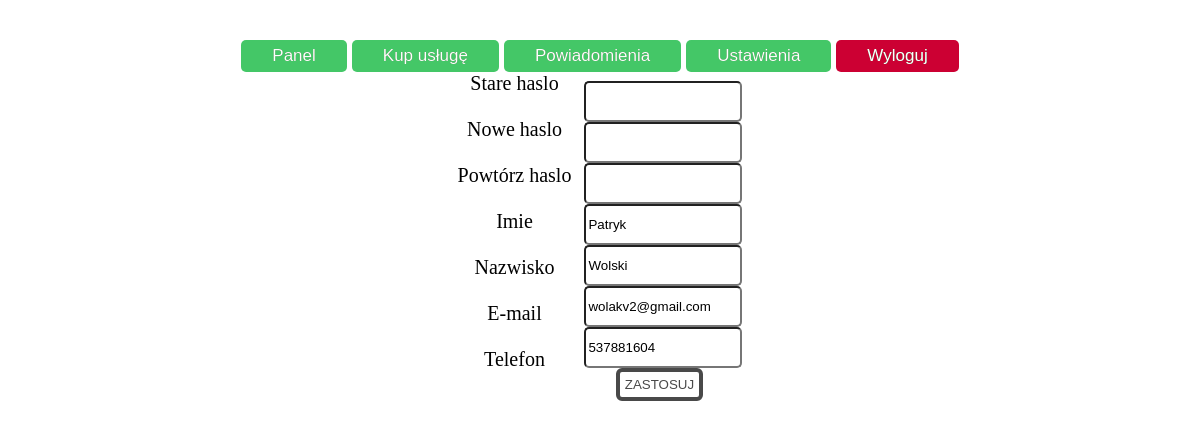
/app/changePersonalData.php (signed in), run on the app's committed database.
### tables this page shows
CREATE TABLE `uzytkownicy` (
  `id_uzytkownika` int(11) NOT NULL,
  `login` varchar(16) NOT NULL,
  `haslo` varchar(16) NOT NULL,
  `imie` varchar(20) NOT NULL,
  `nazwisko` varchar(25) NOT NULL,
  `email` varchar(25) NOT NULL,
  `telefon` int(15) DEFAULT NULL,
  `data_dolaczenia` date NOT NULL,
  `id_rodzaju` int(11) DEFAULT '3'
);

### lib/lib.php (called while the page is built)
<?php
function hsc($html) {
	return htmlspecialchars($html, ENT_QUOTES | ENT_SUBSTITUTE, "UTF-8");
}
?>

### app/changePersonalData.php (the view, shortened to what this page needs)
<?php
require "templates/head.php";
?>
<div class="main">
    <?php
    try {
        require "../config.php";
        require "../lib/lib.php";
        $connect = new PDO($servername, $username, $password, $options);
        $sql = "SELECT * FROM uzytkownicy WHERE id_uzytkownika = :id_uzytkownika";
        $statement = $connect->prepare($sql);
        $statement->bindParam(':id_uzytkownika', $_SESSION['id_uzytkownika'], PDO::PARAM_STR);
        $statement->execute();
        $result = $statement->fetchAll();
    } catch (PDOException $error) {
        echo $sql . "<br>" . $error->getMessage();
    }
    ?>
        <div class="col-container">
            <div class="napisy">
                <div>Stare haslo</div></br>
                <div>Nowe haslo</div></br>
                <div>Powtórz haslo</div></br>
                <div>Imie</div></br>
                <div>Nazwisko</div></br>
                <div>E-mail</div></br>
                <div>Telefon</div></br>
            </div>
            <div class="inputy">
                <?php
                foreach ($result as $row) {
                    ?>
                    <form method="POST">
                        <input type="password" name="haslo" id="haslo"></br>
                        <input type="password" name="haslo1" id="haslo1"></br>
                        <input type="password" name="haslo2" id="haslo2"></br>
                        <input type="text" name="imie" id="imie" value="<?php echo hsc($row["imie"]); ?>"></br>
                        <input type="text" name="nazwisko" id="nazwisko" value="<?php echo hsc($row["nazwisko"]); ?>"></br>
                        <input type="text" name="email" id="email" value="<?php echo hsc($row["email"]); ?>"></br>
                        <input type="text" name="telefon" id="telefon" value="<?php echo hsc($row["telefon"]); ?>"></br>
                        <input type="submit" name="submit" value="Zastosuj">
                    </form>
                <?php } ?>
            </div>
        </div>
</div>
<?php require "templates/tail.php"; ?>

### app/css/style.css (style rules this page uses)
body { font-family: 'Times New Roman', Times, serif; font-size: 20px; width: 90%; height: 90%; position: absolute; top: 0; bottom: 0; left: 0; right: 0; margin: auto; text-align: center; }
input:not([type=submit]) { margin-left: 8px; height: 35px; width: 150px; border-radius: 5px; }
.inputy { display: inline-block; }
.napisy { display: inline-block; }
input[type=submit], button:not([class=red]) { color: #494949 !important; text-transform: uppercase; background: #ffffff; padding: 5px; border: 4px solid #494949 !important; border-radius: 6px; display: inline-block; cursor: pointer; }
.main { margin-left: 5%; margin-right: 5%; width: 90%; }

### data on the page
uzytkownicy: imie "Patryk", nazwisko "Wolski", email "wolakv2@gmail.com", telefon "537881604"
